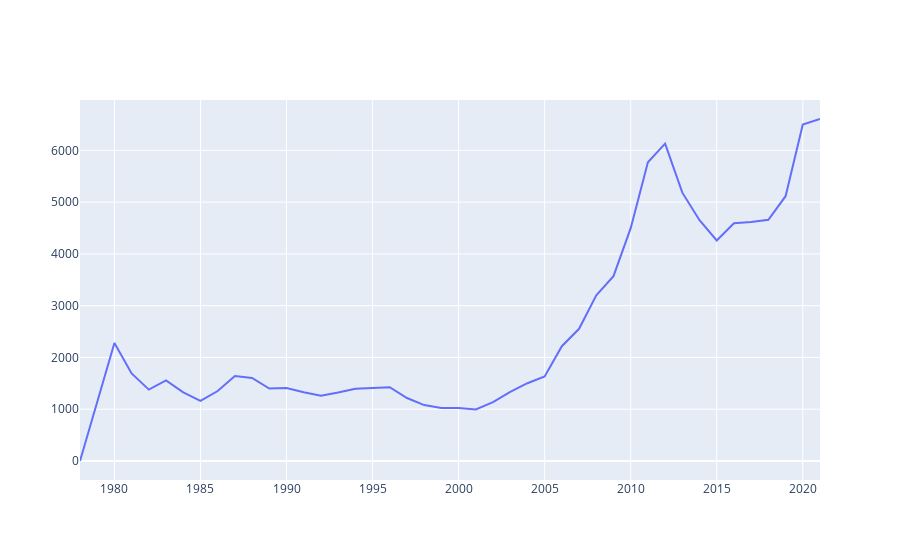

Notebook cell for this chart:
### Code cell
fig = go.Figure([go.Scatter(x=annual['Date'], y=annual['AED'])])
fig.show()
